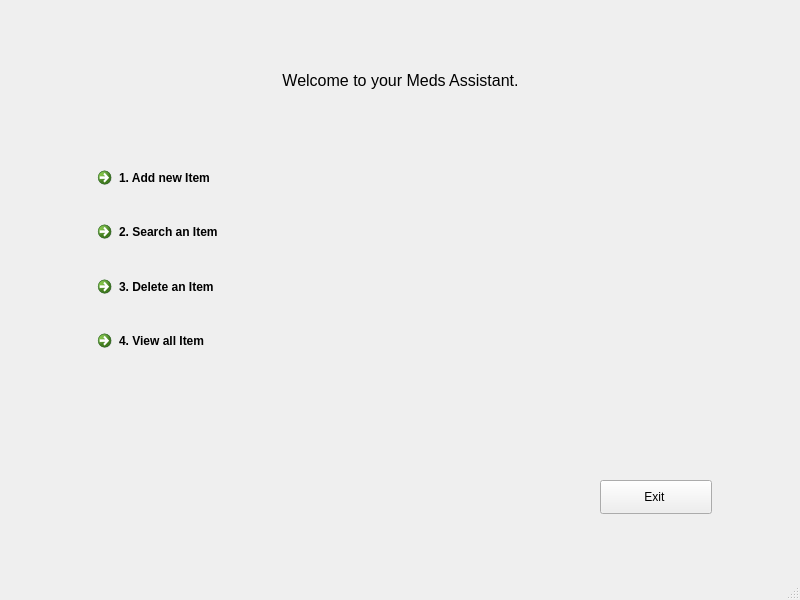
<?xml version="1.0" encoding="UTF-8"?>
<ui version="4.0">
 <class>MainWindow</class>
 <widget class="QMainWindow" name="MainWindow">
  <property name="geometry">
   <rect>
    <x>0</x>
    <y>0</y>
    <width>800</width>
    <height>600</height>
   </rect>
  </property>
  <property name="windowTitle">
   <string>MainWindow</string>
  </property>
  <widget class="QWidget" name="centralwidget">
   <widget class="QLabel" name="label">
    <property name="geometry">
     <rect>
      <x>10</x>
      <y>40</y>
      <width>781</width>
      <height>81</height>
     </rect>
    </property>
    <property name="font">
     <font>
      <pointsize>12</pointsize>
     </font>
    </property>
    <property name="text">
     <string>Welcome to your Meds Assistant.</string>
    </property>
    <property name="alignment">
     <set>Qt::AlignCenter</set>
    </property>
   </widget>
   <widget class="QPushButton" name="pushButton">
    <property name="geometry">
     <rect>
      <x>600</x>
      <y>480</y>
      <width>112</width>
      <height>34</height>
     </rect>
    </property>
    <property name="text">
     <string>Exit </string>
    </property>
   </widget>
   <widget class="QWidget" name="">
    <property name="geometry">
     <rect>
      <x>90</x>
      <y>160</y>
      <width>621</width>
      <height>211</height>
     </rect>
    </property>
    <layout class="QVBoxLayout" name="verticalLayout">
     <item>
      <widget class="QCommandLinkButton" name="commandLinkButton">
       <property name="text">
        <string>1. Add new Item</string>
       </property>
      </widget>
     </item>
     <item>
      <widget class="QCommandLinkButton" name="commandLinkButton_2">
       <property name="text">
        <string>2. Search an Item</string>
       </property>
      </widget>
     </item>
     <item>
      <widget class="QCommandLinkButton" name="commandLinkButton_3">
       <property name="text">
        <string>3. Delete an Item</string>
       </property>
      </widget>
     </item>
     <item>
      <widget class="QCommandLinkButton" name="commandLinkButton_4">
       <property name="text">
        <string>4. View all Item</string>
       </property>
      </widget>
     </item>
    </layout>
   </widget>
  </widget>
  <widget class="QMenuBar" name="menubar">
   <property name="geometry">
    <rect>
     <x>0</x>
     <y>0</y>
     <width>800</width>
     <height>31</height>
    </rect>
   </property>
  </widget>
  <widget class="QStatusBar" name="statusbar"/>
 </widget>
 <resources/>
 <connections/>
</ui>
